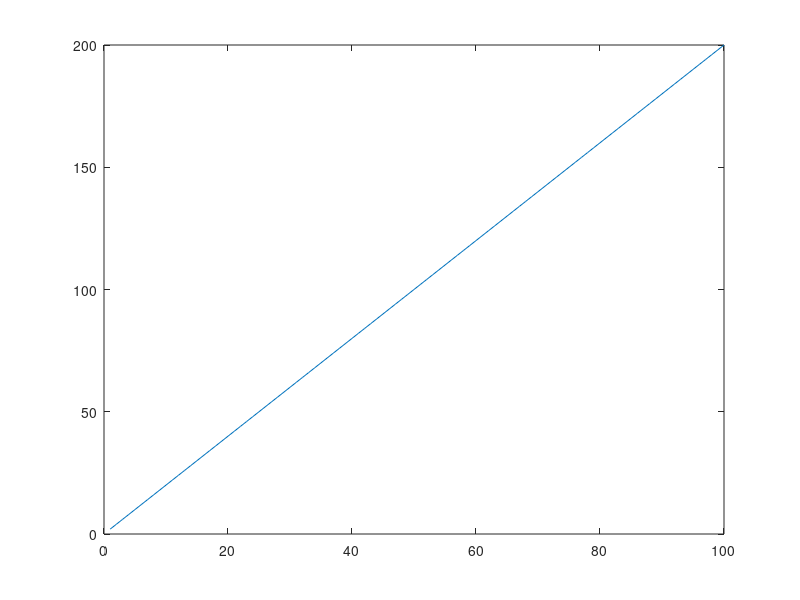
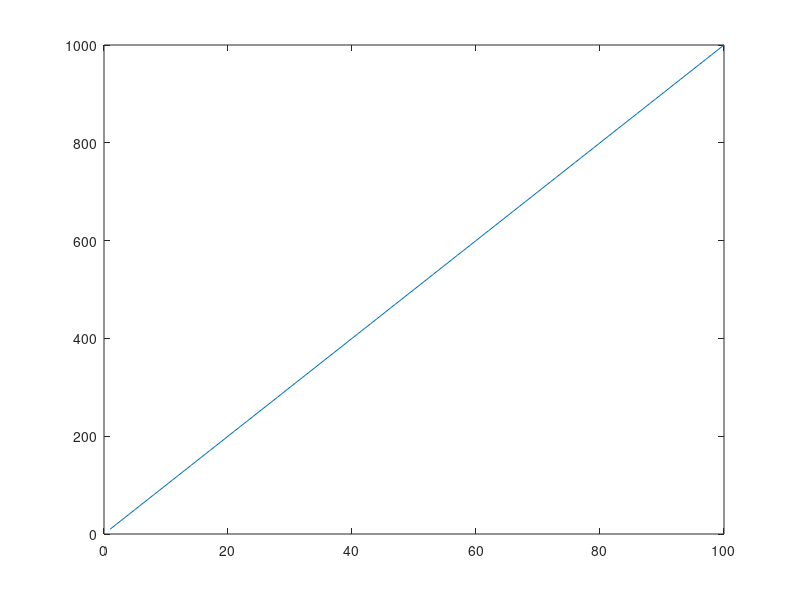

Reproduce these figures in MATLAB, in order. (Note: this script raises an error after producing the figures.)
fig1 = figure();
ax1 = axes(fig1);
plot(ax1, [1:100], [1:100]*2);

fig2 = figure();
ax2 = axes(fig2);
plot(ax2, [1:100], [1:100]*10);

ax_array = [ax1, ax2];

fig = figure();
tlo = tiledlayout(2, 2);
for i = 1:2
    ax_array(i).Parent = tlo;
    ax_array(i).Layout.Tile = i*2;
    cur_title = sprintf('\\theta = %0.1f {\circ}, v_F = %0.2e m/s, \\alpha = %0.1f',...
        1,2,3);
    subtitle(ax_array(i), cur_title);
end
